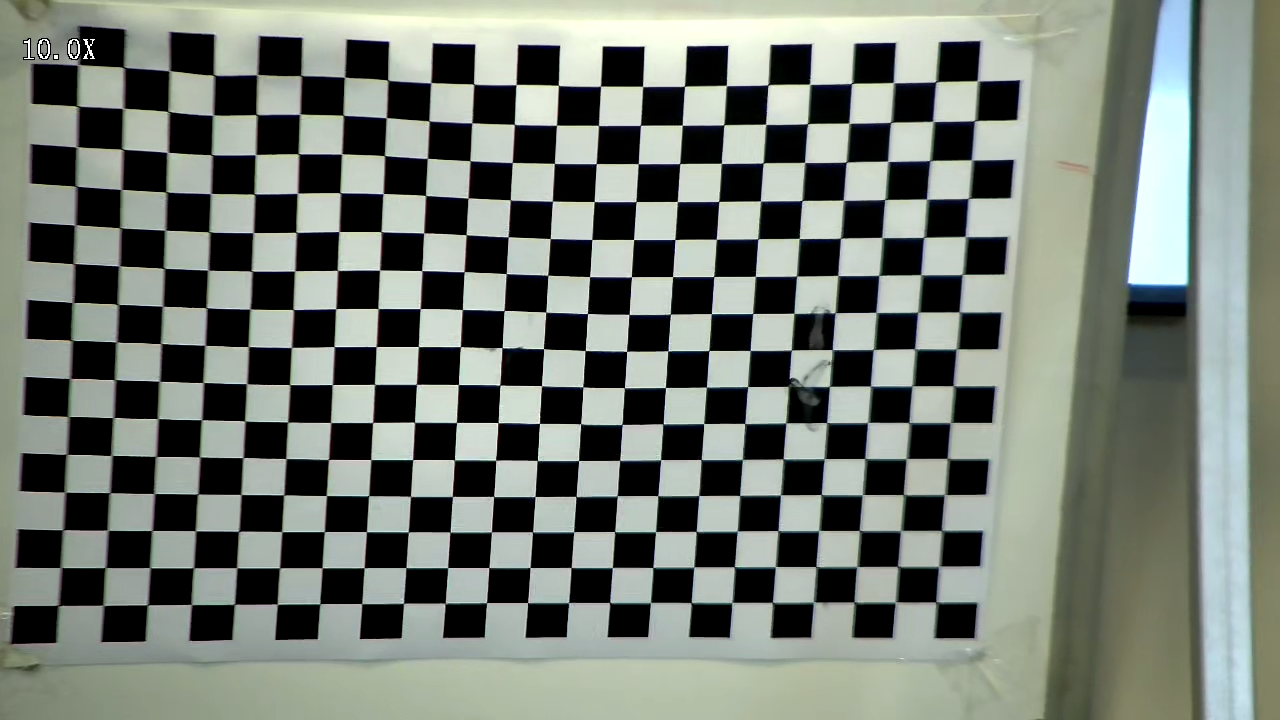
#> input picture calibration_images/zoom_10x/live_ch0_20250819111842.png, 1280 x 720 px, found by its file name; its folder holds only this picture in this run
$ python batch_calibrate.py
#> lines starting #> are read from the running program, lines starting #| are printed output that depends on the picture
### scripts/utils.py
import os
import cv2
import numpy as np
import yaml

def load_images_from_folder(folder_path):
    """Dosyadan görüntüleri yükleme fonksiyonu."""
#> called with folder_path = 'calibration_images/zoom_10x'

    images = []

    for fname in os.listdir(folder_path):
        if not fname.lower().endswith(('.jpg', '.png')):  # sadece resimleri al
            continue

        img_path = os.path.join(folder_path, fname)
        img = cv2.imread(img_path)
#> img is the input picture: shape (720, 1280, 3); mean B, G, R 115.4, 123.7, 117
        if img is None:
            continue

        gray = cv2.cvtColor(img, cv2.COLOR_BGR2GRAY)
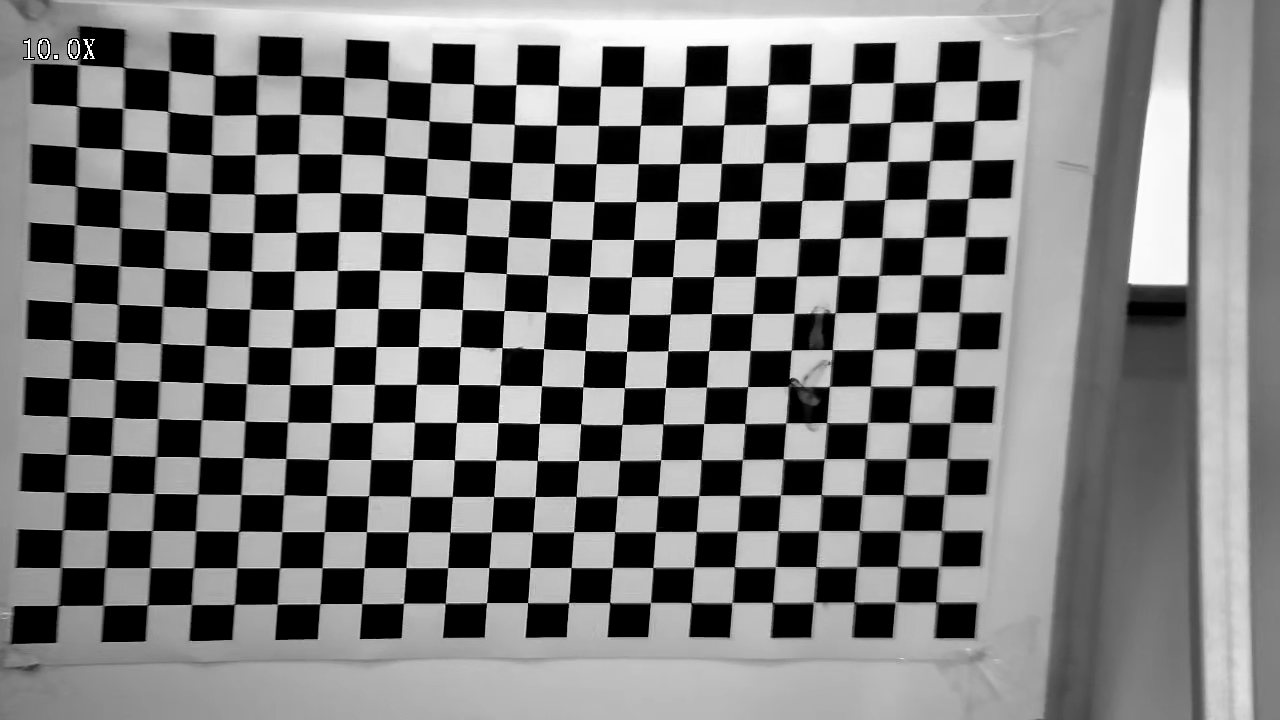
#> gray: shape (720, 1280); min 0, max 255, mean 120.7

        images.append((img, gray))

    return images


def find_corners(images, pattern_size):
    """Köşeleri bulma fonksiyonu."""

    # stop the iteration when specified
    # accuracy, epsilon, is reached or
    # specified number of iterations are completed.
    criteria = (cv2.TERM_CRITERIA_EPS +
                cv2.TERM_CRITERIA_MAX_ITER, 30, 0.001)


    # Vector for 3D points
    threedpoints = []

    # Vector for 2D points
    twodpoints = []


    #  3D points real world coordinates
    objectp3d = np.zeros((1, pattern_size[0]
                        * pattern_size[1],
                        3), np.float32)
    objectp3d[0, :, :2] = np.mgrid[0:pattern_size[0],
                                0:pattern_size[1]].T.reshape(-1, 2)

    image_size = None

    for img, gray in images:
        # Find the chess board corners
        # If desired number of corners are
        # found in the image then ret = true
        ret, corners = cv2.findChessboardCorners(
                        gray, pattern_size,
                        cv2.CALIB_CB_ADAPTIVE_THRESH
                        + cv2.CALIB_CB_FAST_CHECK +
                        cv2.CALIB_CB_NORMALIZE_IMAGE)
        if ret == True:
            threedpoints.append(objectp3d)

            # Refining pixel coordinates
            # for given 2d points.
            corners2 = cv2.cornerSubPix(
                gray, corners, (11, 11), (-1, -1), criteria)

            twodpoints.append(corners2)

            # Draw and display the corners
            image = cv2.drawChessboardCorners(img,
                                            pattern_size,
                                            corners2, ret)

            cv2.imshow("Chessboard Corners", image)
            cv2.waitKey(100)

            if image_size is None:
                image_size = gray.shape[::-1]

    cv2.waitKey(100)
    cv2.destroyAllWindows()

    return threedpoints, twodpoints, image_size


def calibrate_camera(threedpoints, twodpoints, image_size):
    """Kamera kalibrasyonu fonksiyonu."""

    ret, mtx, dist, rvecs, tvecs = cv2.calibrateCamera(
        threedpoints, twodpoints, image_size, None, None
    )

    total_error = 0
    for i in range(len(threedpoints)):
        imgpoints2, _ = cv2.projectPoints(threedpoints[i], rvecs[i], tvecs[i], mtx, dist)
        error = cv2.norm(twodpoints[i], imgpoints2, cv2.NORM_L2) / len(imgpoints2)
        total_error += error
    mean_error = total_error / len(threedpoints)

    return {
        "camera_matrix": mtx.tolist(),
        "distortion_coefficients": dist.tolist(),
        "reprojection_error": mean_error
    }


def save_calibration_result(yaml_path, data_dict):
    """Kalibrasyon sonuçlarını kaydetme fonksiyonu."""

    try:
        with open(yaml_path, 'w') as f:
            yaml.dump(data_dict, f, sort_keys=False)
            print("YAML dosyasına kaydedildi.")
    except Exception as error:
        print(f"YAML dosyasına kaydedilirken hata oluştu: {error}")

### scripts/batch_calibrate.py
import os
from utils import load_images_from_folder, find_corners, calibrate_camera, save_calibration_result

# Sabitler
CALIB_IMAGES_DIR = "calibration_images"
OUTPUT_DIR = "calibration_results"
PATTERN_SIZE = (22, 15)

# Sonuç klasörü varsa, yoksa oluştur
os.makedirs(OUTPUT_DIR, exist_ok=True)

for folder in sorted(os.listdir(CALIB_IMAGES_DIR)):
    if not folder.startswith("zoom_"):
        continue

    folder_path = os.path.join(CALIB_IMAGES_DIR, folder)
    print(f"\n🔍 İşleniyor: {folder}")

    images = load_images_from_folder(folder_path)
#> images = 1 item

    objpoints, imgpoints, image_size = find_corners(images, PATTERN_SIZE)
#> the loop in find_corners, `for img, gray in images:` made 1 pass
#> (ret, image_size) on pass 1: (True, (1280, 720))
#> pass 1, in find_corners, `image = cv2.drawChessboardCorners(img, pattern_size, corners2, ret)`:
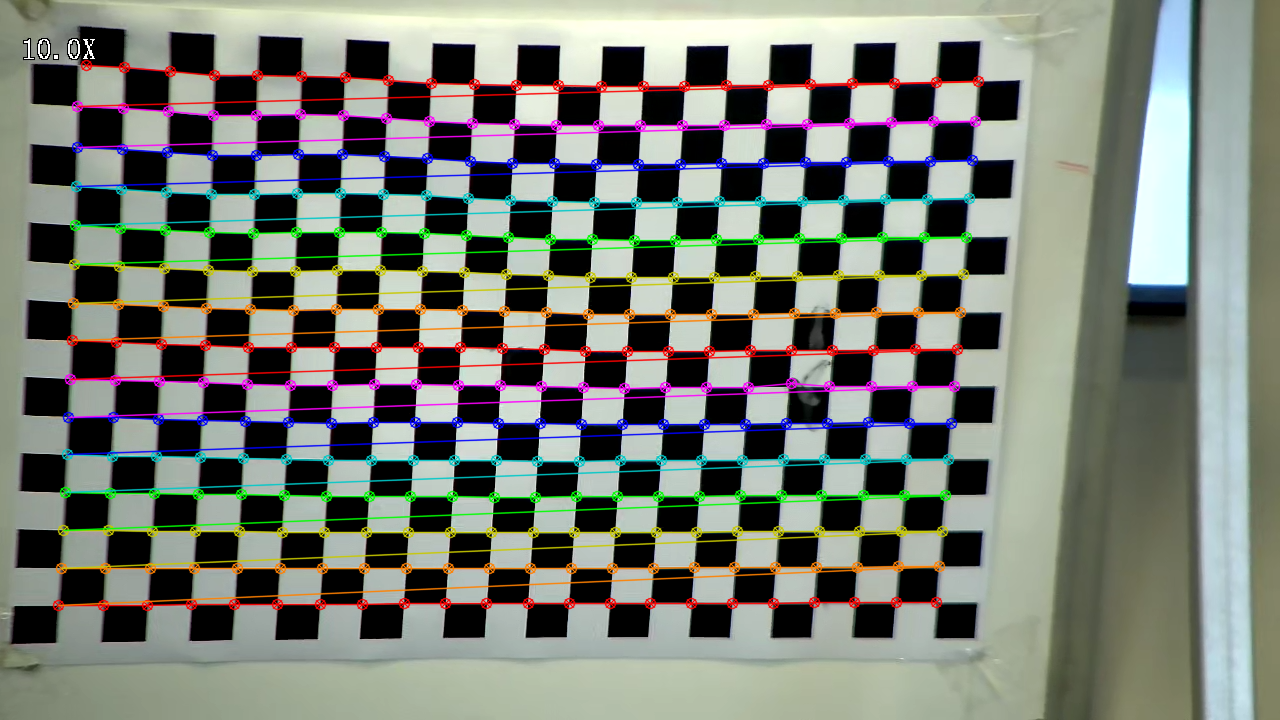
#> image: shape (720, 1280, 3); mean B, G, R 114.8, 123.6, 119.2
#> objpoints = 1 item; imgpoints = 1 item; image_size = (1280, 720)

    if len(objpoints) == 0:
        print(f"❌ {folder}: Hiç köşe bulunamadı. Atlınıyor.")
        continue

    result = calibrate_camera(objpoints, imgpoints, image_size)
#> in calibrate_camera, `ret, mtx, dist, rvecs, tvecs = cv2.calibrateCamera( threedpoints, twod..`: ret = 1.39; mtx = [[9867.2, 0, 567.1], [0, 8495.2, 337.5], [0, 0, 1]]; dist = [[6.08, 267.5, -0.197, -0.0163, -9610]]; rvecs = ([0.472, 0.224, -3.07],); tvecs = ([8.64, 7.31, 231.1],)
#> the loop in calibrate_camera, `for i in range(len(threedpoints)):` made 1 pass
#> (error, total_error) on pass 1: (0.0764, 0.0764)
#> after the loop in calibrate_camera, `for i in range(len(threedpoints)):`: total_error = 0.0764
#> result = {'camera_matrix': [[9867.2, 0, 567.1], [0, 8495.2, 337.5], [0, 0, 1]], 'distortion_coefficients': [[6.08, 267.5, -0.197, -0.0163, -9610]], 'reprojection_error': 0.0764}

    output_path = os.path.join(OUTPUT_DIR, f"{folder}_calib.yaml")
    save_calibration_result(output_path, result)
#> pass 2 of the loop `for folder in sorted(os.listdir(CALIB_IMAGES_DIR)):`:
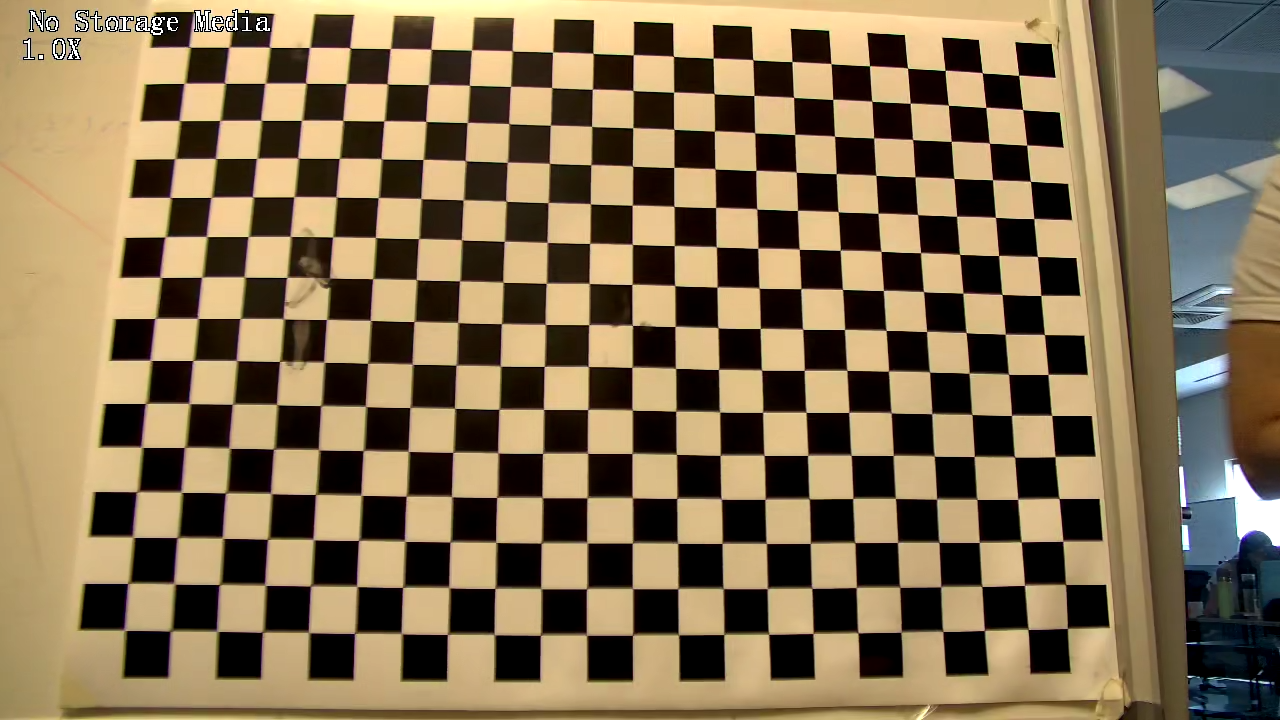
#> input picture calibration_images/zoom_1x/1x_zoom_1.png, 1280 x 720 px, found by its file name
#> in load_images_from_folder, img is the input picture: shape (720, 1280, 3); mean B, G, R 83.6, 113.7, 132.8
#> in load_images_from_folder (call 2), `gray = cv2.cvtColor(img, cv2.COLOR_BGR2GRAY)`:
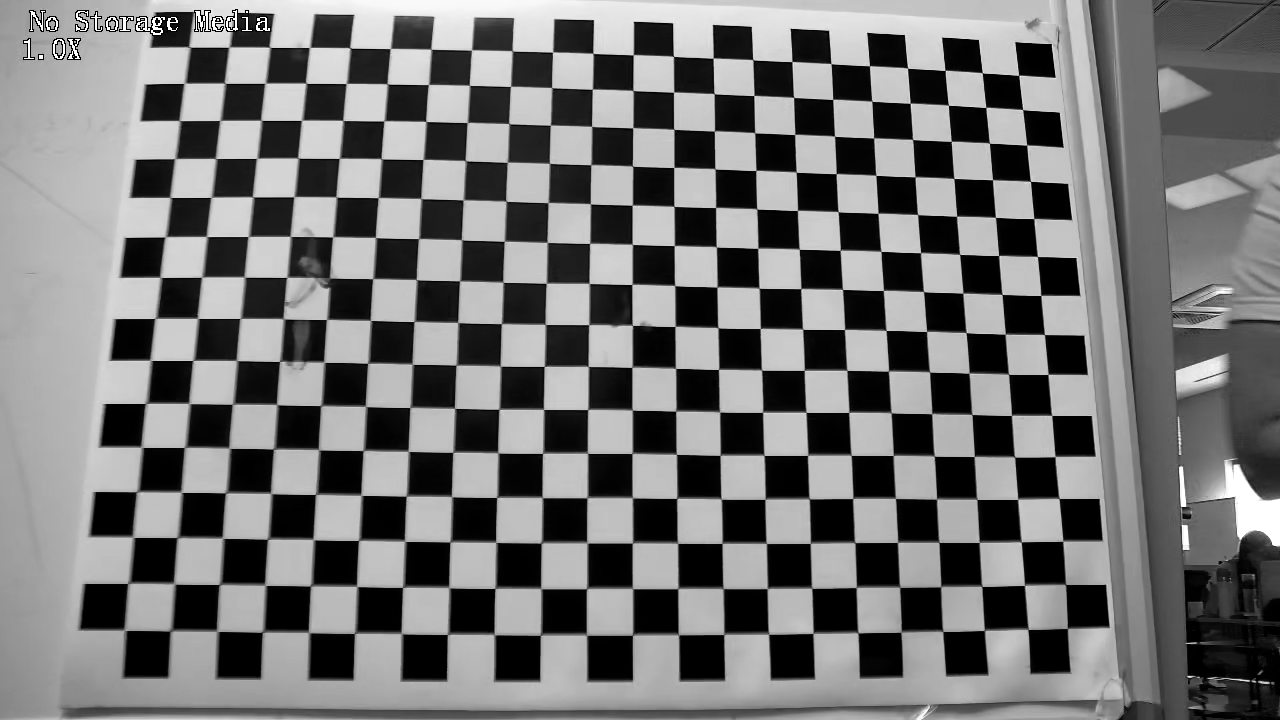
#> gray: shape (720, 1280); min 0, max 255, mean 116
#> criteria = (3, 30, 0.001)
#> the loop in find_corners (call 2), `for img, gray in images:` made 1 pass
#> pass 1, in find_corners (call 2), `image = cv2.drawChessboardCorners(img, pattern_size, corners2, ret)`:
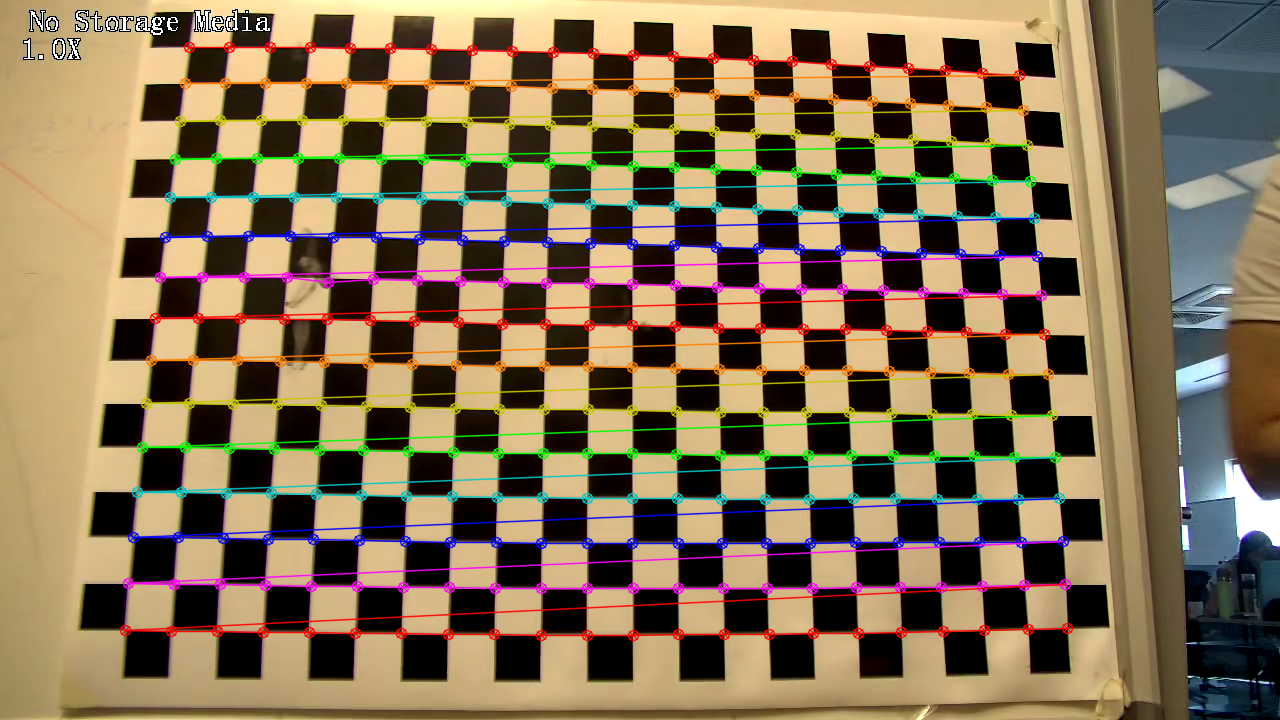
#> image: shape (720, 1280, 3); mean B, G, R 84.4, 113.3, 133.3
#> the loop in calibrate_camera (call 2), `for i in range(len(threedpoints)):` made 1 pass
#> (error, total_error) on pass 1: (0.0346, 0.0346)
#> result = {'camera_matrix': [[1533, 0, 727.5], [0, 1539, 287.9], [0, 0, 1]], 'distortion_coefficients': [[-0.222, -0.686, 0.0167, -0.00524, 2.88]], 'reprojection_error': 0.0346}
